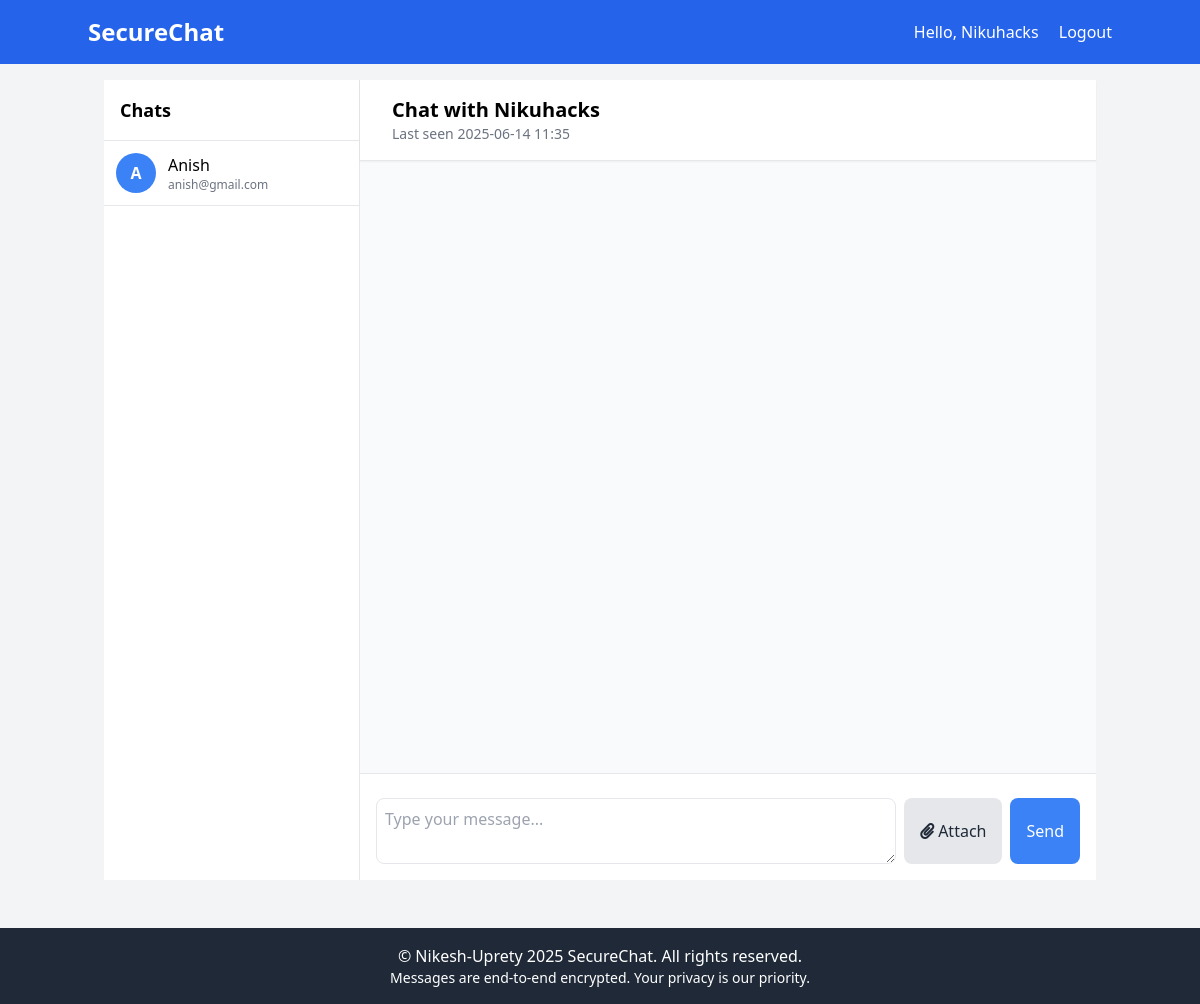
Before: /chat/1 (signed in) with the older database file.
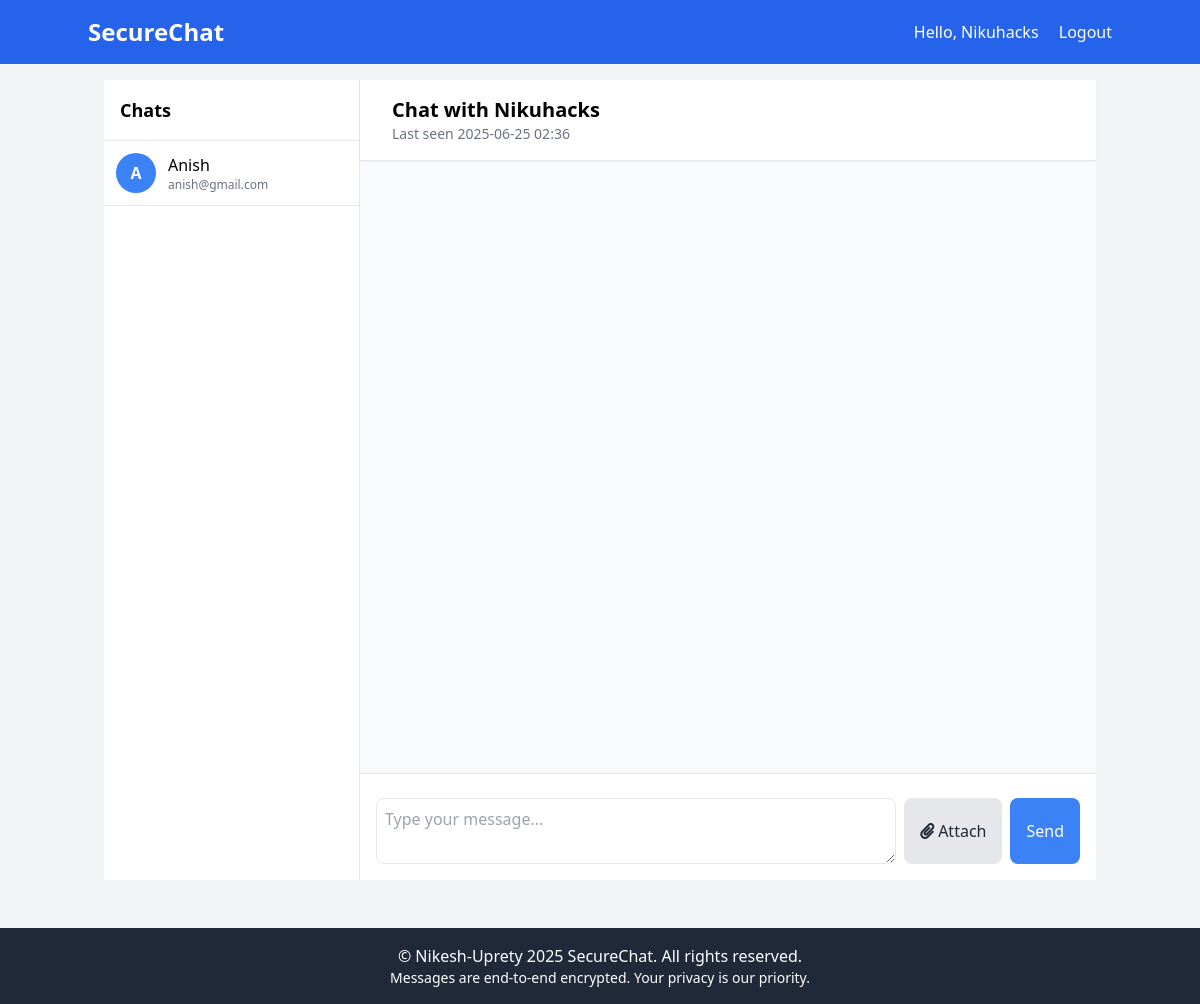
After: the same page with the newer database file.
### app/models.py (models this page shows, shortened)
class User(UserMixin, db.Model):
    id = db.Column(db.Integer, primary_key=True)
    username = db.Column(db.String(64), index=True, unique=True, nullable=False)
    email = db.Column(db.String(120), index=True, unique=True, nullable=False)
    password_hash = db.Column(db.String(128), nullable=False)
    public_key = db.Column(db.Text, nullable=False)
    private_key = db.Column(db.Text, nullable=False)
    created_at = db.Column(db.DateTime, default=lambda: datetime.now(timezone.utc))
    last_seen = db.Column(db.DateTime, default=lambda: datetime.now(timezone.utc))
    messages_sent = db.relationship('Message', foreign_keys='Message.sender_id', backref='sender', lazy='dynamic')
    messages_received = db.relationship('Message', foreign_keys='Message.recipient_id', backref='recipient', lazy='dynamic')

### app/chat/routes.py (the view, shortened to what this page needs)
@chat_bp.route('/chat/<int:user_id>', methods=['GET', 'POST'])
@login_required
def chat(user_id):
    recipient = User.query.get_or_404(user_id)
    form = MessageForm()
    messages = Message.query.filter(
        ((Message.sender_id == current_user.id) & (Message.recipient_id == user_id)) |
        ((Message.sender_id == user_id) & (Message.recipient_id == current_user.id))
    ).order_by(Message.timestamp.asc()).all()
    decrypted_messages = []
    return render_template('chat/chat.html',
                         title=f'Chat with {recipient.username}',
                         form=form,
                         recipient=recipient,
                         messages=decrypted_messages,
                         users=User.query.filter(User.id != current_user.id).all())

### app/chat/forms.py
class MessageForm(FlaskForm):
    message = TextAreaField('Message')  # Optional
    file_data = FileField('Attach File', validators=[FileAllowed(['jpg', 'png', 'jpeg', 'gif', 'pdf', 'txt', 'doc', 'docx'])])
    submit = SubmitField('Send')

### app/models.py (called while the page is built)
@login_manager.user_loader
def load_user(id):
    return User.query.get(int(id))

### app/templates/chat/chat.html (shortened to what this page needs)
{% extends "base.html" %}
{% block content %}
<div class="flex h-screen bg-gray-50">
    <div class="w-64 bg-white border-r hidden md:block">
        <div class="p-4 border-b">
            <h2 class="text-lg font-semibold">Chats</h2>
        </div>
        <div class="overflow-y-auto h-full">
            {% for user in users %}
            <a href="{{ url_for('chat.chat', user_id=user.id) }}"
                class="block p-3 hover:bg-gray-100 border-b {% if user.id == recipient.id %}bg-blue-50{% endif %}">
                <div class="flex items-center space-x-3">
                    <div
                        class="w-10 h-10 rounded-full bg-blue-500 flex items-center justify-center text-white font-bold">
                        {{ user.username[0].upper() }}
                    </div>
                    <div>
                        <h3 class="font-medium">{{ user.username }}</h3>
                        <p class="text-xs text-gray-500 truncate">{{ user.email }}</p>
                    </div>
                </div>
            </a>
            {% endfor %}
        </div>
    </div>
    <div class="flex-1 flex flex-col">
        <div class="bg-white shadow-sm p-4 border-b flex items-center justify-between">
            <div class="flex items-center space-x-4">
                <div>
                    <h1 class="text-xl font-semibold">Chat with {{ recipient.username }}</h1>
                    <p class="text-sm text-gray-500">
                        {% if recipient.last_seen %}
                        Last seen {{ recipient.last_seen.strftime('%Y-%m-%d %H:%M') }}
                        {% else %}
                        Never seen
                        {% endif %}
                    </p>
                </div>
            </div>
        </div>
        <div class="flex-1 overflow-y-auto p-4 space-y-4" id="chat-messages">
        </div>
        <div class="border-t p-4 bg-white">
            <form id="message-form" method="POST" action="{{ url_for('chat.chat', user_id=recipient.id) }}"
                enctype="multipart/form-data">
                <div class="flex flex-col space-y-2">
                    <div class="flex space-x-2">
                        {{ form.message(class="flex-1 p-2 border rounded-lg focus:outline-none focus:border-blue-500",
                        placeholder="Type your message...") }}
                        <label for="file-input"
                            class="bg-gray-200 hover:bg-gray-300 text-gray-800 px-4 py-2 rounded-lg cursor-pointer flex items-center space-x-1 transition-colors duration-200">
                            <i class="fas fa-paperclip"></i>
                            <span class="hidden md:inline">Attach</span>
                        </label>
                        <button type="submit"
                            class="bg-blue-500 hover:bg-blue-600 text-white px-4 py-2 rounded-lg transition-colors duration-200">
                            Send
                        </button>
                    </div>
                </div>
            </form>
        </div>
    </div>
</div>
{% endblock %}

### app/templates/base.html (shortened to what this page needs)
<!DOCTYPE html>
<html lang="en">
<head>
    <link href="https://cdn.jsdelivr.net/npm/tailwindcss@2.2.19/dist/tailwind.min.css" rel="stylesheet">
    <link rel="stylesheet" href="https://cdnjs.cloudflare.com/ajax/libs/font-awesome/5.15.4/css/all.min.css">
</head>
<body class="bg-gray-100 flex flex-col min-h-screen">
    <header class="bg-blue-600 text-white p-4">
        <div class="container mx-auto flex justify-between items-center">
            <a href="{{ url_for('chat.index') }}" class="text-2xl font-bold hover:underline">SecureChat</a>
            <nav>
                {% if current_user.is_authenticated %}
                <span>Hello, {{ current_user.username }}</span>
                <a href="{{ url_for('auth.logout') }}" class="ml-4 hover:underline">Logout</a>
                {% else %}
                <a href="{{ url_for('auth.login') }}" class="mr-4 hover:underline">Login</a>
                <a href="{{ url_for('auth.register') }}" class="hover:underline">Register</a>
                {% endif %}
            </nav>
        </div>
    </header>
    <main class="container mx-auto flex-grow p-4">
        {% block content %}{% endblock %}
    </main>
    <footer class="bg-gray-800 text-white text-center p-4 mt-8">
        <p>© Nikesh-Uprety 2025 SecureChat. All rights reserved.</p>
        <p class="text-sm">Messages are end-to-end encrypted. Your privacy is our priority.</p>
    </footer>
</body>
</html>

### app/templates/chat/chat.html (style rules this page uses)
#chat-messages { overscroll-behavior: contain; scrollbar-width: thin; scrollbar-color: #3b82f6 #f1f1f1; }

Changed rows visible on the page:
changed User "Nikuhacks": last_seen "2025-06-14 11:35" → "2025-06-25 02:36"
